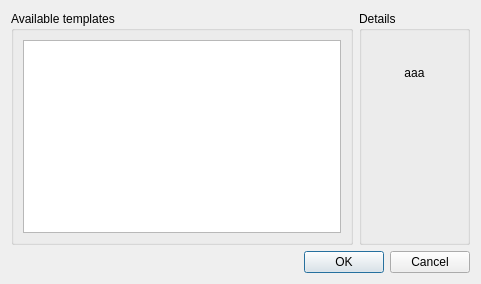
<?xml version="1.0" encoding="UTF-8"?>
<ui version="4.0">
 <class>FormNewProject</class>
 <widget class="QDialog" name="FormNewProject">
  <property name="geometry">
   <rect>
    <x>0</x>
    <y>0</y>
    <width>481</width>
    <height>284</height>
   </rect>
  </property>
  <property name="windowTitle">
   <string>Create new project</string>
  </property>
  <layout class="QGridLayout" name="gridLayout_2">
   <item row="2" column="0" colspan="2">
    <widget class="QDialogButtonBox" name="m_buttonBox">
     <property name="orientation">
      <enum>Qt::Horizontal</enum>
     </property>
     <property name="standardButtons">
      <set>QDialogButtonBox::Cancel|QDialogButtonBox::Ok</set>
     </property>
    </widget>
   </item>
   <item row="0" column="0" rowspan="2">
    <widget class="QGroupBox" name="groupBox_2">
     <property name="title">
      <string>Available templates</string>
     </property>
     <layout class="QHBoxLayout" name="horizontalLayout_2">
      <item>
       <widget class="QListWidget" name="m_listTemplates"/>
      </item>
     </layout>
    </widget>
   </item>
   <item row="0" column="1" rowspan="2">
    <widget class="QGroupBox" name="groupBox">
     <property name="title">
      <string>Details</string>
     </property>
     <layout class="QGridLayout" name="gridLayout">
      <item row="2" column="0" colspan="2">
       <spacer name="verticalSpacer">
        <property name="orientation">
         <enum>Qt::Vertical</enum>
        </property>
        <property name="sizeHint" stdset="0">
         <size>
          <width>20</width>
          <height>10</height>
         </size>
        </property>
       </spacer>
      </item>
      <item row="1" column="0" colspan="2">
       <widget class="QLabel" name="m_lblDescription">
        <property name="text">
         <string>aaa</string>
        </property>
        <property name="alignment">
         <set>Qt::AlignCenter</set>
        </property>
        <property name="wordWrap">
         <bool>true</bool>
        </property>
       </widget>
      </item>
      <item row="0" column="0" colspan="2">
       <layout class="QHBoxLayout" name="horizontalLayout">
        <item>
         <spacer name="horizontalSpacer">
          <property name="orientation">
           <enum>Qt::Horizontal</enum>
          </property>
          <property name="sizeHint" stdset="0">
           <size>
            <width>40</width>
            <height>20</height>
           </size>
          </property>
         </spacer>
        </item>
        <item>
         <widget class="QLabel" name="m_lblThumbnail">
          <property name="text">
           <string/>
          </property>
          <property name="alignment">
           <set>Qt::AlignCenter</set>
          </property>
         </widget>
        </item>
        <item>
         <spacer name="horizontalSpacer_2">
          <property name="orientation">
           <enum>Qt::Horizontal</enum>
          </property>
          <property name="sizeHint" stdset="0">
           <size>
            <width>40</width>
            <height>20</height>
           </size>
          </property>
         </spacer>
        </item>
       </layout>
      </item>
     </layout>
    </widget>
   </item>
  </layout>
 </widget>
 <resources/>
 <connections>
  <connection>
   <sender>m_buttonBox</sender>
   <signal>accepted()</signal>
   <receiver>FormNewProject</receiver>
   <slot>accept()</slot>
   <hints>
    <hint type="sourcelabel">
     <x>248</x>
     <y>254</y>
    </hint>
    <hint type="destinationlabel">
     <x>157</x>
     <y>274</y>
    </hint>
   </hints>
  </connection>
  <connection>
   <sender>m_buttonBox</sender>
   <signal>rejected()</signal>
   <receiver>FormNewProject</receiver>
   <slot>reject()</slot>
   <hints>
    <hint type="sourcelabel">
     <x>316</x>
     <y>260</y>
    </hint>
    <hint type="destinationlabel">
     <x>286</x>
     <y>274</y>
    </hint>
   </hints>
  </connection>
 </connections>
</ui>
